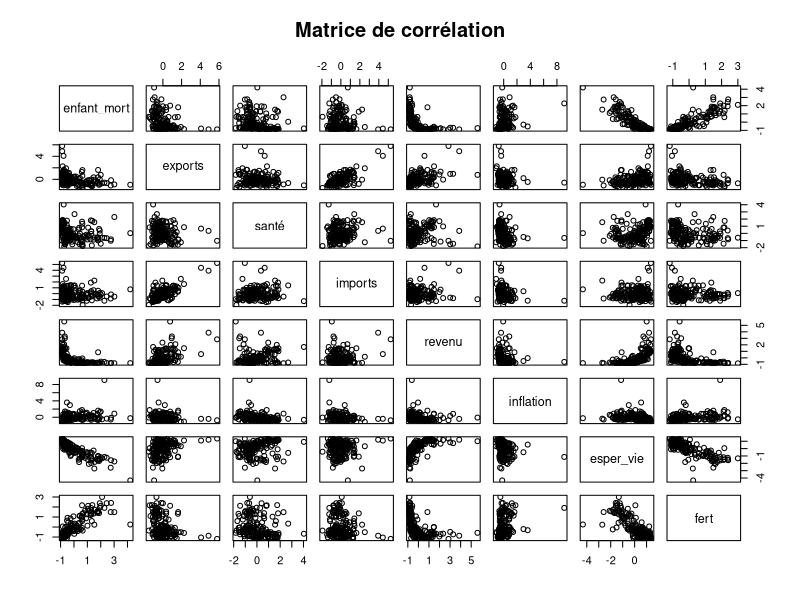

Write the R code that produced this figure.
# Importer les données à partir du fichier CSV
donnees <- read.csv("Pays_donnees.csv", header = TRUE, sep = ",")
# Supprimer les valeurs manquantes
donnees <- na.omit(donnees)
# Normaliser les variables si nécessaire
donnees_norm <- scale(donnees[2:9])

# Statistiques descriptives
summary(donnees_norm)
# Graphiques
pairs(donnees_norm, main="Matrice de corrélation")

# Analyse en composantes principales (ACP)
pca <- prcomp(donnees_norm, scale = TRUE)
summary(pca)

# K-means clustering avec 3 clusters
set.seed(123)
kmeans_clusters <- kmeans(pca$x[,1:3], centers = 3, nstart = 25)
table(kmeans_clusters$cluster)

# Ajouter les clusters aux données d'origine
donnees$cluster <- as.factor(kmeans_clusters$cluster)
# Identifier les pays avec les plus grands besoins dans chaque cluster
besoins <- aggregate(donnees[,2:9], by = list(donnees$cluster), FUN = mean)
besoins <- besoins[,2:9]
rownames(besoins) <- c("Cluster 1", "Cluster 2", "Cluster 3")
besoins

# Recommandations pour chaque cluster
recommandations <- list()
recommandations[[1]] <- c("Améliorer la santé maternelle et infantile", "Investir dans l'éducation", "Développer les infrastructures")
recommandations[[2]] <- c("Stimuler la croissance économique", "Promouvoir l'entrepreneuriat", "Encourager l'investissement étranger")
recommandations[[3]] <- c("Lutter contre la pauvreté", "Améliorer l'accès aux soins de santé", "Investir dans l'agriculture")
recommandations
